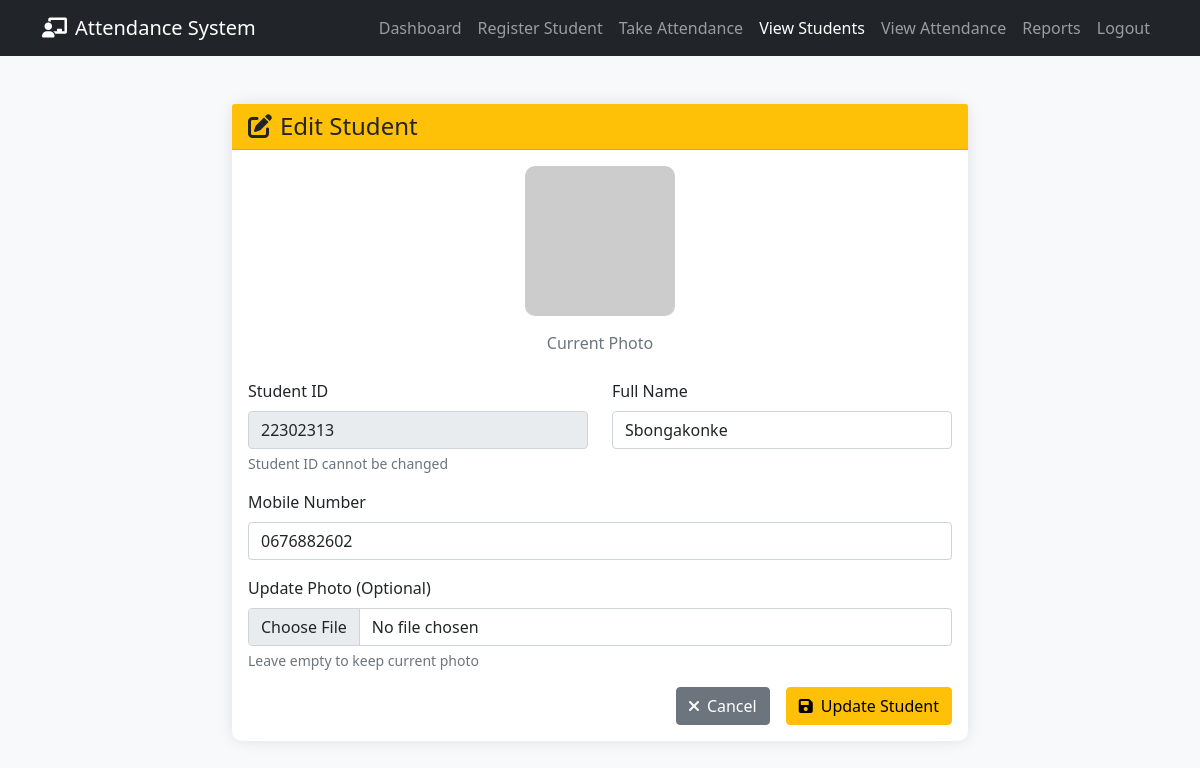
Page /edit_student/3 (signed in) on the committed database.
### tables this page shows
CREATE TABLE students (
            id INTEGER PRIMARY KEY AUTOINCREMENT,
            student_id TEXT UNIQUE NOT NULL, 
            name TEXT NOT NULL, 
            mobile TEXT NOT NULL, 
            password TEXT NOT NULL,
            photo_path TEXT,
            face_encoding BLOB,
            created_at TIMESTAMP DEFAULT CURRENT_TIMESTAMP
        );

### app.py (the view, shortened to what this page needs)
@app.route("/edit_student/<int:student_id>", methods=["GET", "POST"])
@lecturer_required
def edit_student(student_id):
    conn = get_db_connection()
    student = conn.execute("SELECT * FROM students WHERE id = ?", (student_id,)).fetchone()
    conn.close()
    if student is None:
        flash("Student not found!", "danger")
        return redirect("/view_students")
    return render_template("edit_student.html", student=student)

### app.py (called while the page is built)
def lecturer_required(f):
    @wraps(f)
    def decorated_function(*args, **kwargs):
        if "lecturer" not in session:
            flash("Lecturer access required", "warning")
            return redirect("/lecturer_login")
        return f(*args, **kwargs)
    return decorated_function

def get_db_connection():
    conn = sqlite3.connect(DB_NAME)
    conn.row_factory = sqlite3.Row
    return conn

### templates/edit_student.html (shortened to what this page needs)
<!DOCTYPE html>
<html lang="en">
<head>
    <link href="https://cdn.jsdelivr.net/npm/bootstrap@5.1.3/dist/css/bootstrap.min.css" rel="stylesheet">
    <link rel="stylesheet" href="https://cdnjs.cloudflare.com/ajax/libs/font-awesome/6.0.0/css/all.min.css">
</head>
<body>
    <nav class="navbar navbar-expand-lg navbar-dark bg-dark">
        <div class="container">
            <a class="navbar-brand" href="/dashboard">
                <i class="fas fa-chalkboard-teacher me-2"></i>Attendance System
            </a>
            <div class="navbar-nav ms-auto">
                <a class="nav-link" href="/dashboard">Dashboard</a>
                <a class="nav-link" href="/register_student">Register Student</a>
                <a class="nav-link" href="/attendance">Take Attendance</a>
                <a class="nav-link active" href="/view_students">View Students</a>
                <a class="nav-link" href="/view_attendance">View Attendance</a>
                <a class="nav-link" href="/view_report">Reports</a>
                <a class="nav-link" href="/logout">Logout</a>
            </div>
        </div>
    </nav>
    <div class="container mt-5">
        <div class="row justify-content-center">
            <div class="col-md-8">
                <div class="card">
                    <div class="card-header bg-warning text-dark">
                        <h4 class="mb-0"><i class="fas fa-edit me-2"></i>Edit Student</h4>
                    </div>
                    <div class="card-body">
                        <div class="text-center mb-4">
                            <img id="photoPreview"
                                 src="{{ url_for('static', filename='uploads/' + student.photo_path.split('/')[-1]) }}"
                                 alt="Current Photo"
                                 class="student-photo-preview"
                                 onerror="this.src='https://via.placeholder.com/150'">
                            <p class="text-muted">Current Photo</p>
                        </div>
                        <form method="POST" enctype="multipart/form-data">
                            <div class="row">
                                <div class="col-md-6 mb-3">
                                    <label for="student_id" class="form-label">Student ID</label>
                                    <input type="text" class="form-control" id="student_id"
                                           value="{{ student.student_id }}" disabled>
                                    <div class="form-text">Student ID cannot be changed</div>
                                </div>
                                <div class="col-md-6 mb-3">
                                    <label for="name" class="form-label">Full Name</label>
                                    <input type="text" class="form-control" id="name" name="name"
                                           value="{{ student.name }}" required>
                                </div>
                            </div>
                            <div class="mb-3">
                                <label for="mobile" class="form-label">Mobile Number</label>
                                <input type="tel" class="form-control" id="mobile" name="mobile"
                                       value="{{ student.mobile }}" required>
                            </div>
                            <div class="mb-3">
                                <label for="photo" class="form-label">Update Photo (Optional)</label>
                                <input type="file" class="form-control" id="photo" name="photo"
                                       accept="image/*" onchange="previewImage(this)">
                                <div class="form-text">Leave empty to keep current photo</div>
                            </div>
                            <div class="d-grid gap-2 d-md-flex justify-content-md-end">
                                <a href="/view_students" class="btn btn-secondary me-md-2">
                                    <i class="fas fa-times me-2"></i>Cancel
                                </a>
                                <button type="submit" class="btn btn-warning">
                                    <i class="fas fa-save me-2"></i>Update Student
                                </button>
                            </div>
                        </form>
                    </div>
                </div>
            </div>
        </div>
    </div>
</body>
</html>

### templates/edit_student.html (style rules this page uses)
body { background-color: #f8f9fa; }
.card { box-shadow: 0 0 15px rgba(0,0,0,0.1); border: none; border-radius: 10px; }
.student-photo-preview { width: 150px; height: 150px; object-fit: cover; border-radius: 10px; margin-bottom: 15px; }

### rows in the picture
students: student_id "22302313", name "Sbongakonke", mobile "0676882602"
